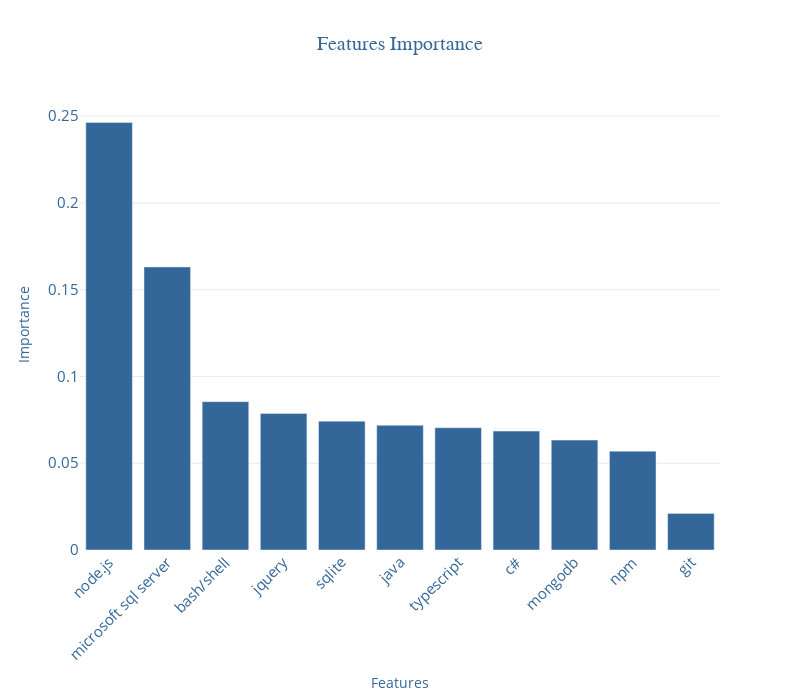

The notebook cell this image was saved under:
### Code cell
model = DecisionTreeClassifier(random_state=42)
model.fit(X_trainNew,y_train)
plot_feature_importances(model, X_trainNew,title = "Features Importance")

### Figure 1 — Plotly figure (JSON) as saved in the notebook; plotly's stock layout.template omitted (floating-point values rounded to 4 significant figures)
{"data": [{"marker": {"color": "#336699"}, "type": "bar", "x": ["node.js", "microsoft sql server", "bash/shell", "jquery", "sqlite", "java", "typescript", "c#", "mongodb", "npm", "git"], "y": [0.2464, 0.1631, 0.08548, 0.07868, 0.07422, 0.07182, 0.07046, 0.06851, 0.06332, 0.05695, 0.0211]}], "layout": {"height": 700, "paper_bgcolor": "rgba(0,0,0,0)", "plot_bgcolor": "rgba(0,0,0,0)", "showlegend": false, "title": {"font": {"color": "#336699", "family": "Arial", "size": 20}, "text": "Features Importance", "x": 0.5, "xanchor": "center"}, "width": 800, "xaxis": {"color": "#336699", "showgrid": false, "tickangle": -45, "tickfont": {"color": "#336699", "size": 15}, "title": {"text": "Features"}}, "yaxis": {"color": "#336699", "gridcolor": "lightgrey", "gridwidth": 0.5, "showgrid": true, "tickfont": {"color": "#336699", "size": 15}, "title": {"text": "Importance"}}}}
